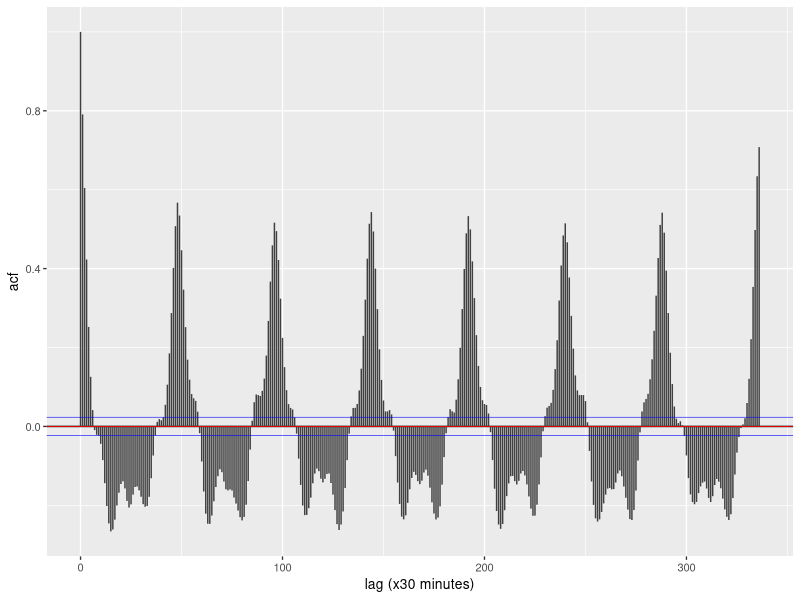
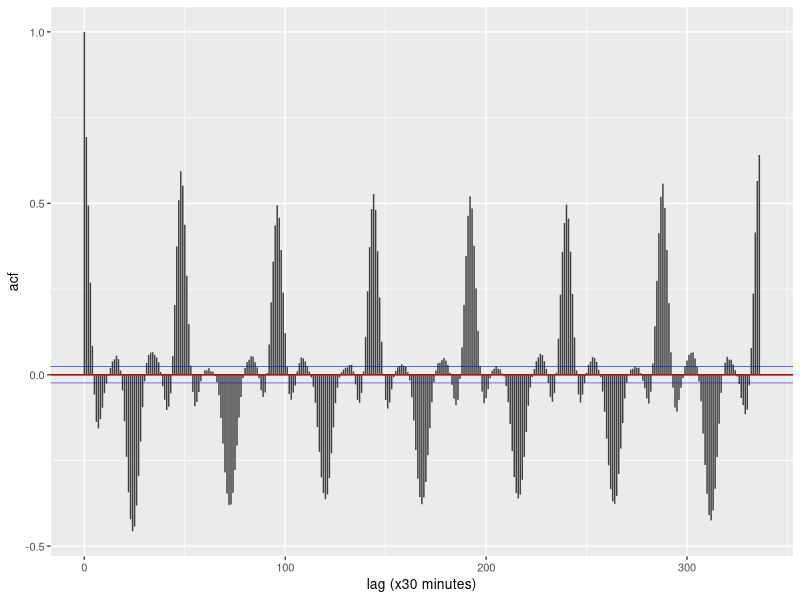
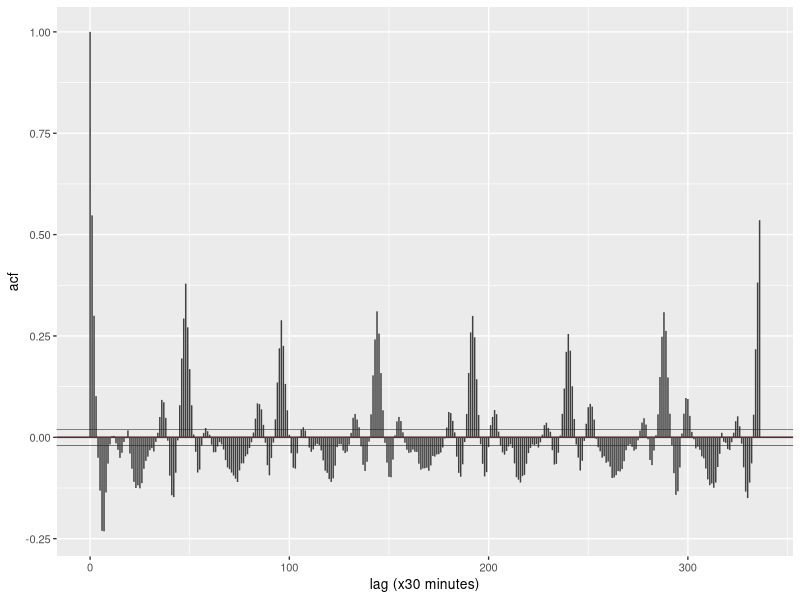
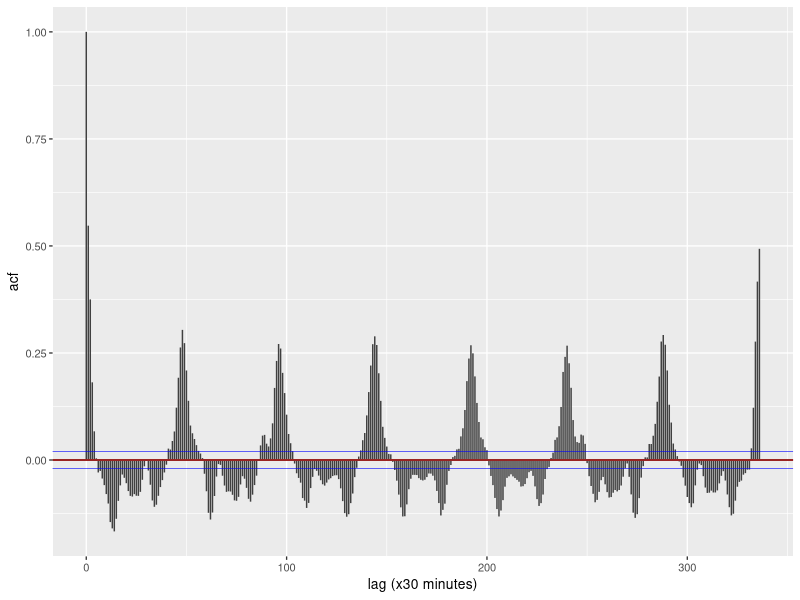
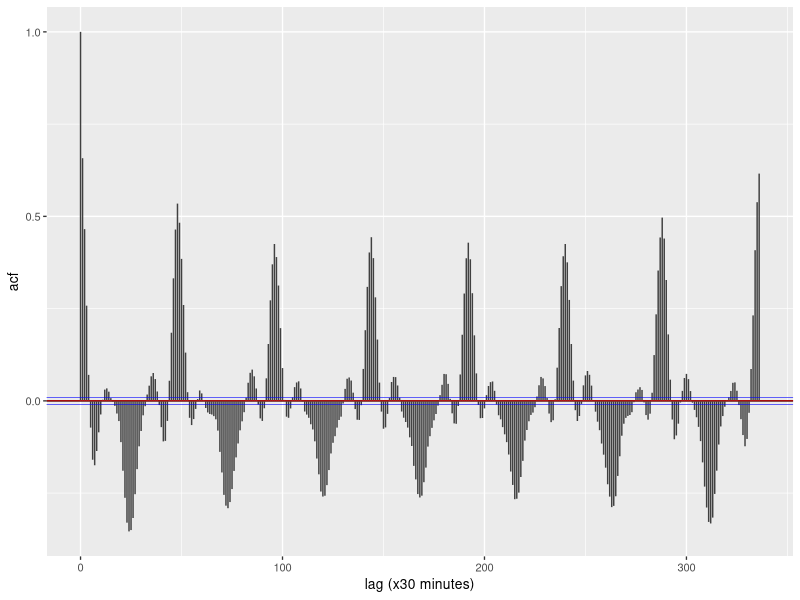
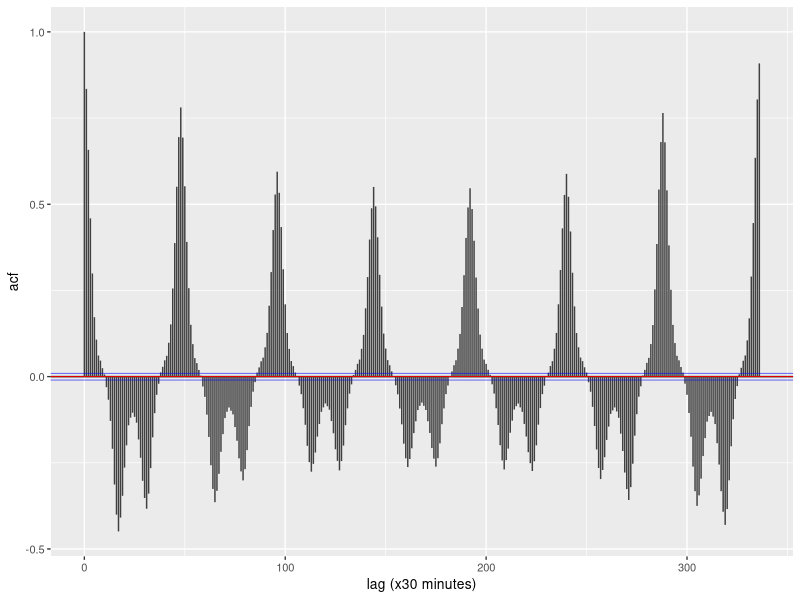
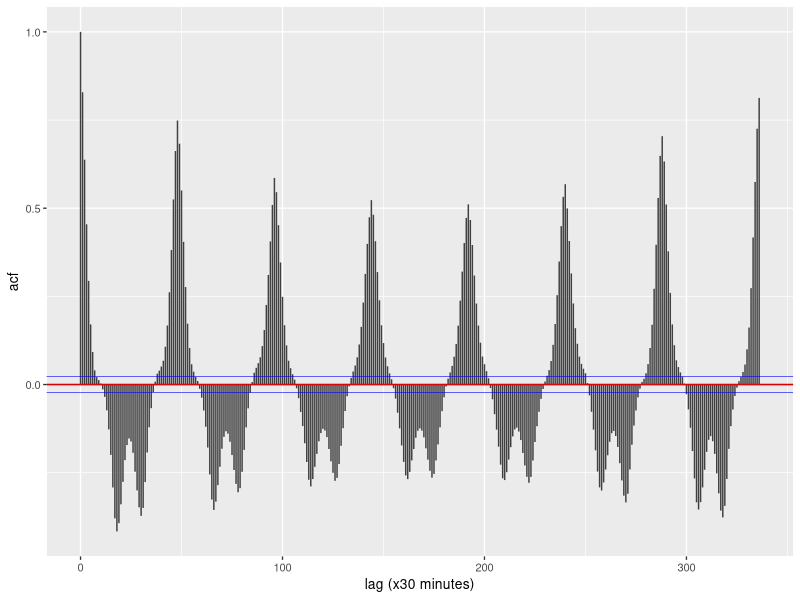
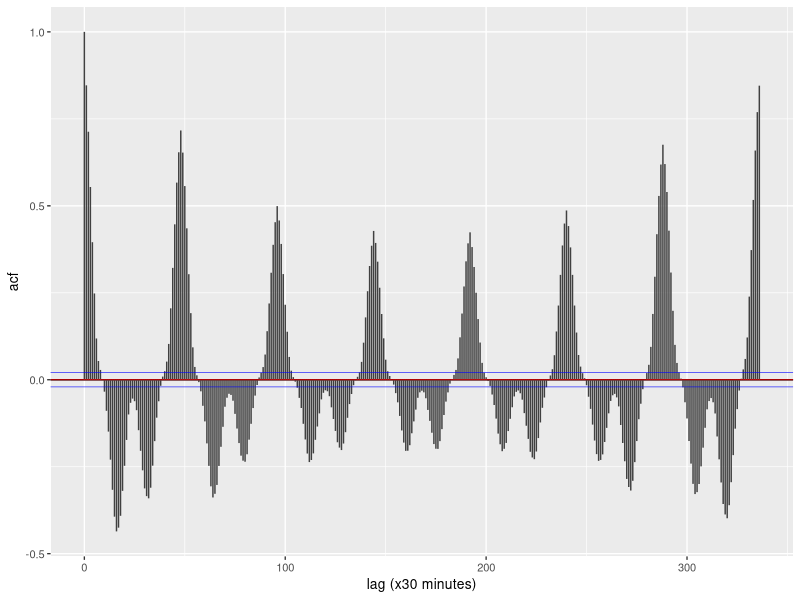

Write the R code that produced these figures, in order.
library(ggplot2)
library(xts)

qacf <- function(x, lag.max=NULL) {
    bacf <- acf(x, lag.max=lag.max, plot = FALSE)
    bacfdf <- with(bacf, data.frame(lag, acf))
    upperCI <- qnorm((1 + 0.95)/2)/sqrt(bacf$n.used)
    lowerCI <- -qnorm((1 + 0.95)/2)/sqrt(bacf$n.used)

    q <- ggplot(data = bacfdf, mapping = aes(x = lag, y = acf))
    q <- q + geom_hline(aes(yintercept = 0))
    q <- q + geom_segment(mapping = aes(xend = lag, yend = 0), colour='grey25')
    q <- q + ylab('acf')
    q <- q + geom_hline(yintercept = lowerCI, color="blue", size = 0.2)
    q <- q + geom_hline(yintercept = upperCI, color="blue", size = 0.2)
    q <- q + geom_hline(yintercept = 0, color="red",  size = 0.3)
    return(q)
}

qccf <- function(x, y, lag.max=NULL) {
    bccf <- ccf(x, y, lag.max=lag.max, plot = FALSE)
    bccfdf <- with(bccf, data.frame(lag, acf))
    upperCI <- qnorm((1 + 0.95)/2)/sqrt(bccf$n.used)
    lowerCI <- -qnorm((1 + 0.95)/2)/sqrt(bccf$n.used)

    q <- ggplot(data = bccfdf, mapping = aes(x = lag, y = acf))
    q <- q + geom_hline(aes(yintercept = 0))
    q <- q + geom_segment(mapping = aes(xend = lag, yend = 0), colour='grey25')
    q <- q + ylab('ccf')
    q <- q + geom_hline(yintercept = lowerCI, color="blue", size = 0.2)
    q <- q + geom_hline(yintercept = upperCI, color="blue", size = 0.2)
    q <- q + geom_hline(yintercept = 0, color="red",  size = 0.3)
    return(q)
}

garages = c('Diezerpoort', 'Emmawijk', 'Noordereiland',
       'Dijkstraat', 'Van.Roijensingel', 'Pas.de.Deux', 'Lubeckplein',
       'Hanzelaan')

df <- read.csv('garage.csv')
timestamps = as.POSIXct(df$time_interval, format='%Y-%m-%d %H:%M:%S')

for (g in garages){
    data <- xts(df[,g], order.by=timestamps)
    p <- qacf(as.numeric(data[complete.cases(data)]), lag.max=48*7)
    p <- p + xlab('lag (x30 minutes)')
    p <- p + theme_grey(base_size = 10)
    ggsave(p, filename=paste('./Plots/ACF_', g, '.pdf', sep=''), width=6, height=4)
}

for (i in 1:(length(garages)-1)){
    for (j in (i+1):length(garages)){
        ilab <- garages[i]
        jlab <- garages[j]
        data <- df[,c(ilab,jlab)]
        data <- data[complete.cases(data),]
        p <- qccf(as.numeric(data[,ilab]), as.numeric(data[,jlab]), lag.max=48*7)
        p <- p + xlab('lag (x30 minutes)')
        p <- p + theme_grey(base_size = 10)
        ggsave(p, filename=paste('./Plots/CCF_', ilab, '_', jlab, '.pdf', sep=''), width=6, height=4)
    }
}
